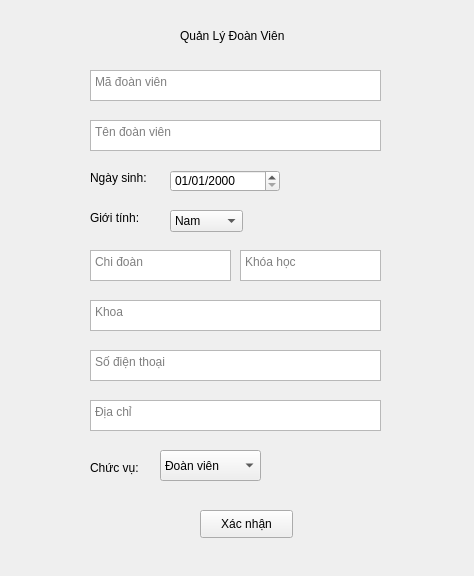
<?xml version="1.0" encoding="UTF-8"?>
<ui version="4.0">
 <class>Form</class>
 <widget class="QWidget" name="Form">
  <property name="geometry">
   <rect>
    <x>0</x>
    <y>0</y>
    <width>474</width>
    <height>576</height>
   </rect>
  </property>
  <property name="windowTitle">
   <string>Form</string>
  </property>
  <widget class="QTextEdit" name="txtMaDoanVien">
   <property name="geometry">
    <rect>
     <x>90</x>
     <y>70</y>
     <width>291</width>
     <height>31</height>
    </rect>
   </property>
   <property name="placeholderText">
    <string>Mã đoàn viên</string>
   </property>
  </widget>
  <widget class="QLabel" name="label">
   <property name="geometry">
    <rect>
     <x>180</x>
     <y>10</y>
     <width>111</width>
     <height>51</height>
    </rect>
   </property>
   <property name="maximumSize">
    <size>
     <width>111</width>
     <height>51</height>
    </size>
   </property>
   <property name="baseSize">
    <size>
     <width>5</width>
     <height>5</height>
    </size>
   </property>
   <property name="text">
    <string>Quản Lý Đoàn Viên</string>
   </property>
  </widget>
  <widget class="QTextEdit" name="txtTen">
   <property name="geometry">
    <rect>
     <x>90</x>
     <y>120</y>
     <width>291</width>
     <height>31</height>
    </rect>
   </property>
   <property name="placeholderText">
    <string>Tên đoàn viên</string>
   </property>
  </widget>
  <widget class="QComboBox" name="cbbChucVu">
   <property name="geometry">
    <rect>
     <x>160</x>
     <y>450</y>
     <width>101</width>
     <height>31</height>
    </rect>
   </property>
   <item>
    <property name="text">
     <string>Đoàn viên</string>
    </property>
   </item>
   <item>
    <property name="text">
     <string>Phó bí thư</string>
    </property>
   </item>
   <item>
    <property name="text">
     <string>Bí thư</string>
    </property>
   </item>
  </widget>
  <widget class="QLabel" name="label_2">
   <property name="geometry">
    <rect>
     <x>90</x>
     <y>460</y>
     <width>55</width>
     <height>16</height>
    </rect>
   </property>
   <property name="text">
    <string>Chức vụ:</string>
   </property>
  </widget>
  <widget class="QPushButton" name="pushButton">
   <property name="geometry">
    <rect>
     <x>200</x>
     <y>510</y>
     <width>93</width>
     <height>28</height>
    </rect>
   </property>
   <property name="text">
    <string>Xác nhận</string>
   </property>
  </widget>
  <widget class="QLabel" name="label_4">
   <property name="geometry">
    <rect>
     <x>90</x>
     <y>170</y>
     <width>61</width>
     <height>16</height>
    </rect>
   </property>
   <property name="text">
    <string>Ngày sinh:</string>
   </property>
  </widget>
  <widget class="QDateEdit" name="NgaySinh">
   <property name="geometry">
    <rect>
     <x>170</x>
     <y>170</y>
     <width>110</width>
     <height>22</height>
    </rect>
   </property>
   <property name="maximumDate">
    <date>
     <year>9999</year>
     <month>11</month>
     <day>30</day>
    </date>
   </property>
   <property name="displayFormat">
    <string>dd/MM/yyyy</string>
   </property>
  </widget>
  <widget class="QLabel" name="label_6">
   <property name="geometry">
    <rect>
     <x>90</x>
     <y>210</y>
     <width>55</width>
     <height>16</height>
    </rect>
   </property>
   <property name="text">
    <string>Giới tính:</string>
   </property>
  </widget>
  <widget class="QComboBox" name="GioiTinh">
   <property name="geometry">
    <rect>
     <x>170</x>
     <y>210</y>
     <width>73</width>
     <height>22</height>
    </rect>
   </property>
   <item>
    <property name="text">
     <string>Nam</string>
    </property>
   </item>
   <item>
    <property name="text">
     <string>Nữ</string>
    </property>
   </item>
   <item>
    <property name="text">
     <string>Khác</string>
    </property>
   </item>
  </widget>
  <widget class="QTextEdit" name="txtChiDoan">
   <property name="geometry">
    <rect>
     <x>90</x>
     <y>250</y>
     <width>141</width>
     <height>31</height>
    </rect>
   </property>
   <property name="placeholderText">
    <string>Chi đoàn</string>
   </property>
  </widget>
  <widget class="QTextEdit" name="txtKhoaHoc">
   <property name="geometry">
    <rect>
     <x>240</x>
     <y>250</y>
     <width>141</width>
     <height>31</height>
    </rect>
   </property>
   <property name="placeholderText">
    <string>Khóa học</string>
   </property>
  </widget>
  <widget class="QTextEdit" name="txtKhoa">
   <property name="geometry">
    <rect>
     <x>90</x>
     <y>300</y>
     <width>291</width>
     <height>31</height>
    </rect>
   </property>
   <property name="placeholderText">
    <string>Khoa</string>
   </property>
  </widget>
  <widget class="QTextEdit" name="txtSDT">
   <property name="geometry">
    <rect>
     <x>90</x>
     <y>350</y>
     <width>291</width>
     <height>31</height>
    </rect>
   </property>
   <property name="placeholderText">
    <string>Số điện thoại</string>
   </property>
  </widget>
  <widget class="QTextEdit" name="txtDiaChi">
   <property name="geometry">
    <rect>
     <x>90</x>
     <y>400</y>
     <width>291</width>
     <height>31</height>
    </rect>
   </property>
   <property name="placeholderText">
    <string>Địa chỉ</string>
   </property>
  </widget>
 </widget>
 <resources/>
 <connections/>
</ui>
